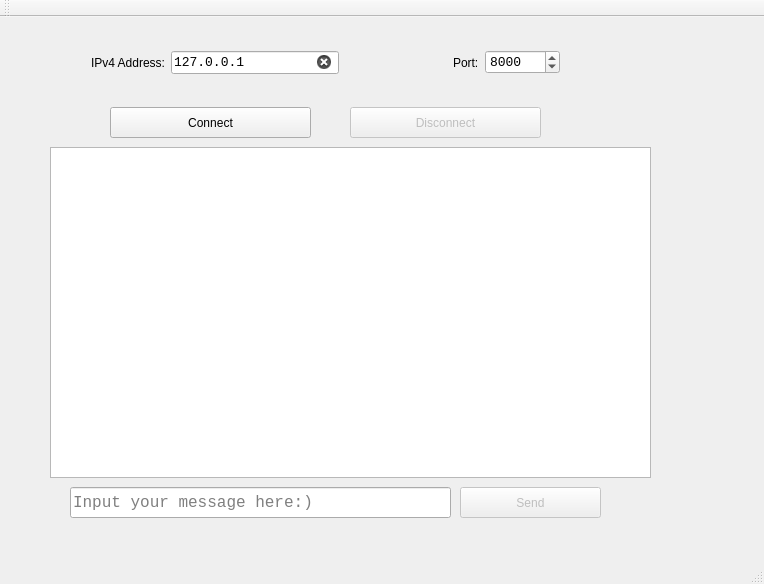
<?xml version="1.0" encoding="UTF-8"?>
<ui version="4.0">
 <class>ClientWindow</class>
 <widget class="QMainWindow" name="ClientWindow">
  <property name="geometry">
   <rect>
    <x>0</x>
    <y>0</y>
    <width>764</width>
    <height>584</height>
   </rect>
  </property>
  <property name="windowTitle">
   <string>ClientWindow</string>
  </property>
  <widget class="QWidget" name="centralWidget">
   <widget class="QPushButton" name="connect_btn">
    <property name="geometry">
     <rect>
      <x>110</x>
      <y>90</y>
      <width>201</width>
      <height>31</height>
     </rect>
    </property>
    <property name="text">
     <string>Connect</string>
    </property>
   </widget>
   <widget class="QPushButton" name="disconnect_btn">
    <property name="enabled">
     <bool>false</bool>
    </property>
    <property name="geometry">
     <rect>
      <x>350</x>
      <y>90</y>
      <width>191</width>
      <height>31</height>
     </rect>
    </property>
    <property name="text">
     <string>Disconnect</string>
    </property>
   </widget>
   <widget class="QPushButton" name="send_btn">
    <property name="enabled">
     <bool>false</bool>
    </property>
    <property name="geometry">
     <rect>
      <x>460</x>
      <y>470</y>
      <width>141</width>
      <height>31</height>
     </rect>
    </property>
    <property name="sizePolicy">
     <sizepolicy hsizetype="Preferred" vsizetype="Preferred">
      <horstretch>0</horstretch>
      <verstretch>0</verstretch>
     </sizepolicy>
    </property>
    <property name="text">
     <string>Send</string>
    </property>
   </widget>
   <widget class="QLineEdit" name="input_line">
    <property name="geometry">
     <rect>
      <x>70</x>
      <y>470</y>
      <width>381</width>
      <height>31</height>
     </rect>
    </property>
    <property name="sizePolicy">
     <sizepolicy hsizetype="Maximum" vsizetype="Preferred">
      <horstretch>0</horstretch>
      <verstretch>0</verstretch>
     </sizepolicy>
    </property>
    <property name="font">
     <font>
      <family>Consolas</family>
      <pointsize>12</pointsize>
     </font>
    </property>
    <property name="text">
     <string/>
    </property>
    <property name="placeholderText">
     <string>Input your message here:)</string>
    </property>
   </widget>
   <widget class="QWidget" name="layoutWidget">
    <property name="geometry">
     <rect>
      <x>80</x>
      <y>20</y>
      <width>491</width>
      <height>51</height>
     </rect>
    </property>
    <layout class="QHBoxLayout" name="horizontalLayout_3">
     <item>
      <layout class="QHBoxLayout" name="horizontalLayout_2">
       <item>
        <widget class="QLabel" name="label">
         <property name="text">
          <string>IPv4 Address:</string>
         </property>
        </widget>
       </item>
       <item>
        <widget class="QLineEdit" name="IP_line">
         <property name="font">
          <font>
           <family>Consolas</family>
           <pointsize>10</pointsize>
           <weight>50</weight>
           <bold>false</bold>
          </font>
         </property>
         <property name="text">
          <string>127.0.0.1</string>
         </property>
         <property name="clearButtonEnabled">
          <bool>true</bool>
         </property>
        </widget>
       </item>
      </layout>
     </item>
     <item>
      <spacer name="horizontalSpacer">
       <property name="orientation">
        <enum>Qt::Horizontal</enum>
       </property>
       <property name="sizeHint" stdset="0">
        <size>
         <width>40</width>
         <height>20</height>
        </size>
       </property>
      </spacer>
     </item>
     <item>
      <layout class="QHBoxLayout" name="horizontalLayout">
       <item>
        <widget class="QLabel" name="label_2">
         <property name="sizePolicy">
          <sizepolicy hsizetype="Fixed" vsizetype="Preferred">
           <horstretch>0</horstretch>
           <verstretch>0</verstretch>
          </sizepolicy>
         </property>
         <property name="text">
          <string>Port:</string>
         </property>
        </widget>
       </item>
       <item>
        <widget class="QSpinBox" name="Port_spin">
         <property name="sizePolicy">
          <sizepolicy hsizetype="Expanding" vsizetype="Fixed">
           <horstretch>0</horstretch>
           <verstretch>0</verstretch>
          </sizepolicy>
         </property>
         <property name="font">
          <font>
           <family>Consolas</family>
           <pointsize>10</pointsize>
           <weight>50</weight>
           <bold>false</bold>
          </font>
         </property>
         <property name="minimum">
          <number>0</number>
         </property>
         <property name="maximum">
          <number>65535</number>
         </property>
         <property name="value">
          <number>8000</number>
         </property>
         <property name="displayIntegerBase">
          <number>10</number>
         </property>
        </widget>
       </item>
      </layout>
     </item>
    </layout>
   </widget>
   <widget class="QTextEdit" name="textEdit">
    <property name="geometry">
     <rect>
      <x>50</x>
      <y>130</y>
      <width>601</width>
      <height>331</height>
     </rect>
    </property>
   </widget>
  </widget>
  <widget class="QMenuBar" name="menuBar">
   <property name="geometry">
    <rect>
     <x>0</x>
     <y>0</y>
     <width>764</width>
     <height>26</height>
    </rect>
   </property>
  </widget>
  <widget class="QToolBar" name="mainToolBar">
   <attribute name="toolBarArea">
    <enum>TopToolBarArea</enum>
   </attribute>
   <attribute name="toolBarBreak">
    <bool>false</bool>
   </attribute>
  </widget>
  <widget class="QStatusBar" name="statusBar"/>
 </widget>
 <layoutdefault spacing="6" margin="11"/>
 <resources/>
 <connections/>
</ui>
